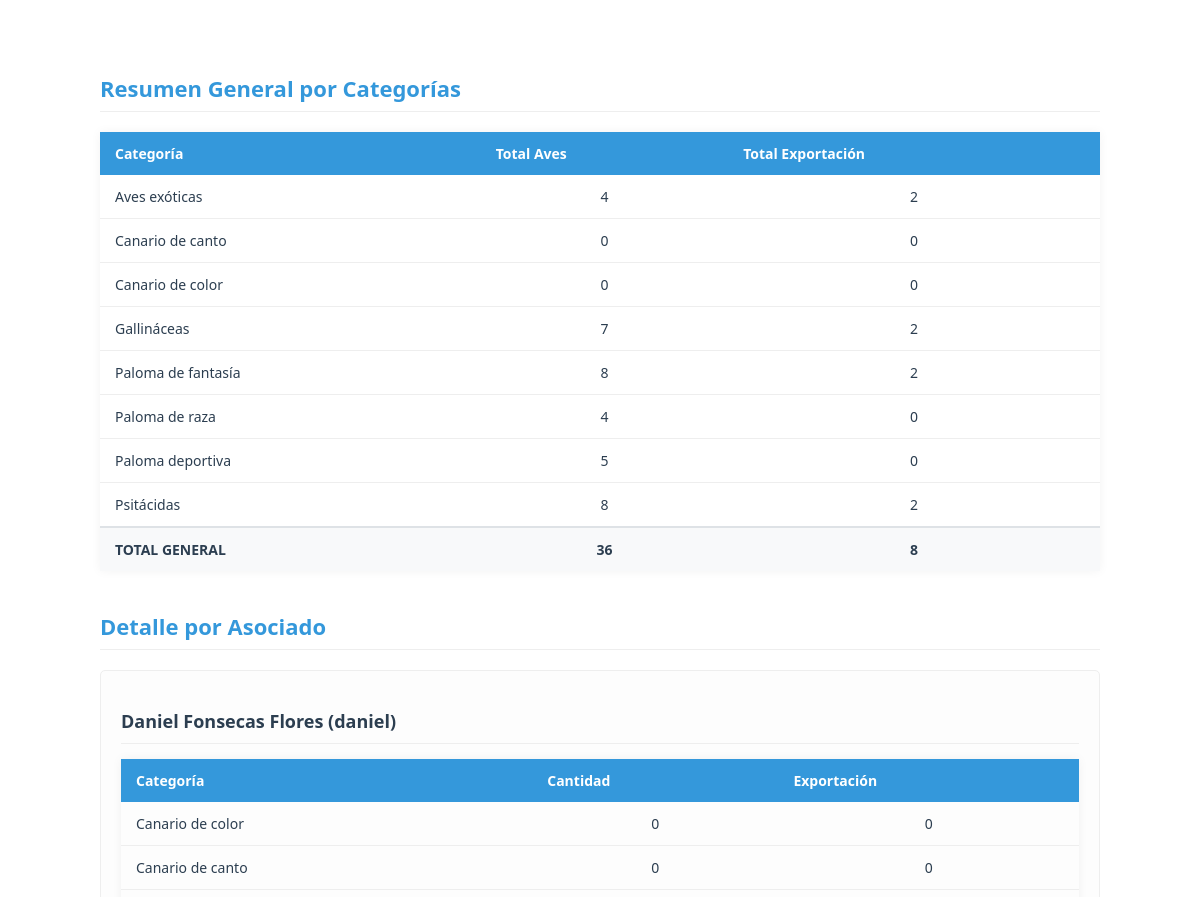
Page /admin/associates_report (signed in, upper part) on the earlier database version.
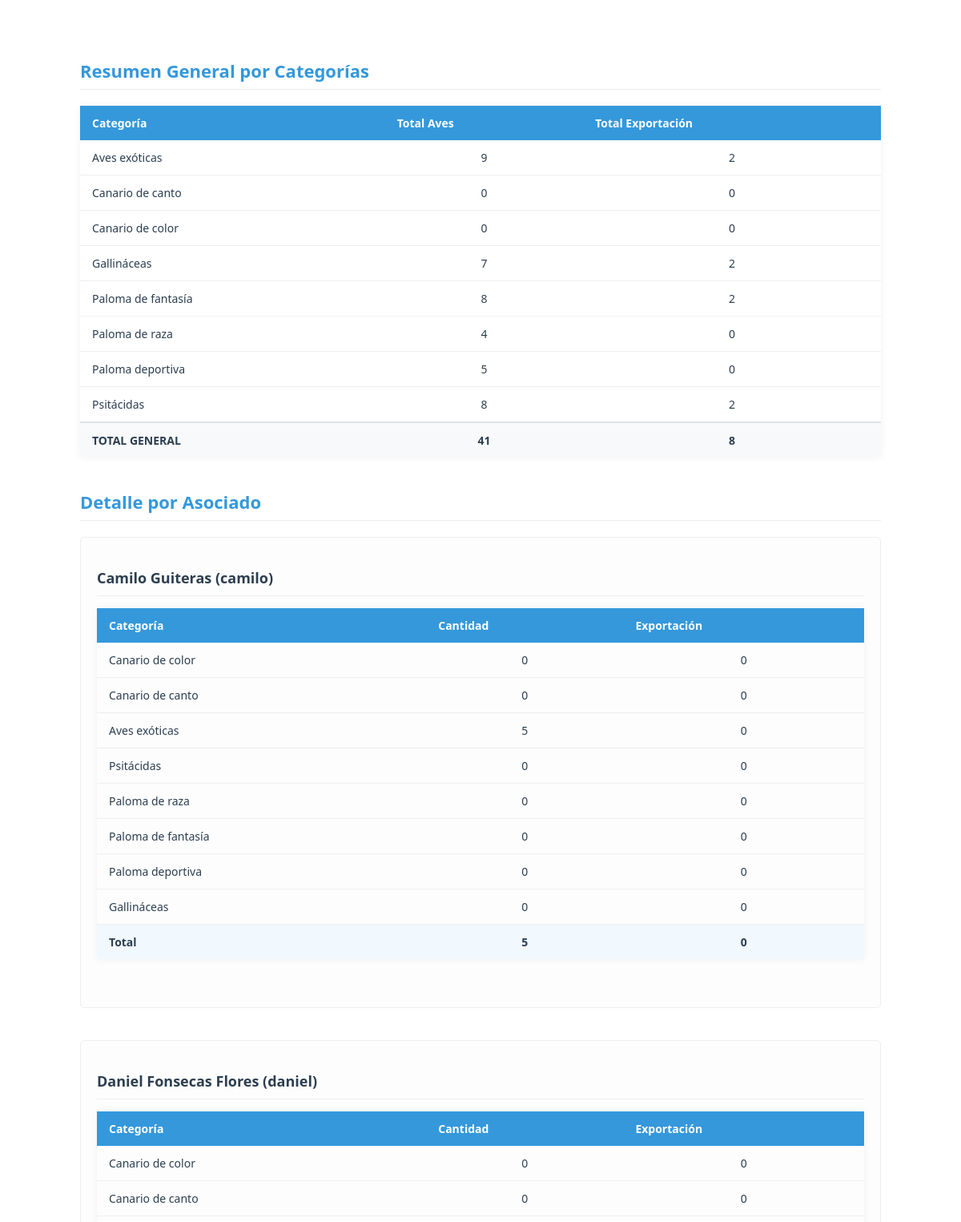
Same page on the later database version.
### models.py (models this page shows, shortened)
class BirdCategory(db.Model):
    id = db.Column(db.Integer, primary_key=True)
    name = db.Column(db.String(100), nullable=False, unique=True)
    parent_category = db.Column(db.String(100))  # Para jerarquías
    resource_needs = db.Column(db.Text)
    description = db.Column(db.Text)  # Descripción más detallada
    birds = db.relationship('UserBirds', backref='category', lazy=True)

class User(UserMixin, db.Model):
    id = db.Column(db.Integer, primary_key=True)
    username = db.Column(db.String(80), unique=True, nullable=False, index=True)
    email = db.Column(db.String(120), unique=True, nullable=False, index=True)
    password_hash = db.Column(db.String(128))
    role = db.Column(db.String(20), default='user')  # 'admin', 'specialist', 'dependiente', 'user'
    is_associated = db.Column(db.Boolean, default=False, nullable=False)
    full_name = db.Column(db.String(100), nullable=False)
    phone = db.Column(db.String(20), nullable=False)
    profile_image = db.Column(db.String(255))  # Ruta de la imagen de perfil
    last_login = db.Column(db.DateTime)  # Fecha del último inicio de sesión
    is_active = db.Column(db.Boolean, default=True)  # Para manejar cuentas activas/inactivas
    address = db.Column(db.String(200))  # Nuevo campo para dirección
    birds = db.relationship('UserBirds', backref='user', lazy=True, cascade='all, delete-orphan')
    awards = db.relationship('Award', backref='user', lazy=True, cascade='all, delete-orphan')
    notifications = db.relationship('Notification', backref='user', lazy=True)

class UserBirds(db.Model):
    id = db.Column(db.Integer, primary_key=True)
    user_id = db.Column(db.Integer, db.ForeignKey('user.id'), nullable=False)
    category_id = db.Column(db.Integer, db.ForeignKey('bird_category.id'), nullable=False)
    quantity = db.Column(db.Integer, default=0)
    food_per_bird = db.Column(db.Float)  # lb por ave por día (asignado por especialista)
    food_type = db.Column(db.String(50))  # Tipo de alimento (Maíz, Trigo, etc.)
    food_process = db.Column(db.String(50))  # Proceso del alimento (grano, molido, etc.)
    notes = db.Column(db.Text)  # Notas adicionales sobre las aves
    export_quantity = db.Column(db.Integer, default=0)  # Cantidad para exportación
    last_updated = db.Column(db.DateTime, default=datetime.utcnow, onupdate=datetime.utcnow)

### app.py (the view)
@app.route('/admin/associates_report')
@login_required
def associates_report_view():
    if current_user.role != 'admin':
        abort(403)
    associates = db.session.execute(
        select(User).where(User.is_associated == True).order_by(User.full_name)
    ).scalars()
    categories = db.session.execute(
        select(BirdCategory.name,
               func.sum(UserBirds.quantity).label('total_quantity'),
               func.sum(UserBirds.export_quantity).label('total_export'))
        .select_from(UserBirds)
        .join(BirdCategory)
        .join(User)
        .where(User.is_associated == True)
        .group_by(BirdCategory.name)
    ).all()
    grand_total = sum(cat.total_quantity or 0 for cat in categories)
    grand_export = sum(cat.total_export or 0 for cat in categories)
    return render_template('admin/associates_report.html',
                         associates=associates,
                         categories=categories,
                         grand_total=grand_total,
                         grand_export=grand_export,
                         now=datetime.utcnow())

### app.py (called while the page is built)
@login_manager.user_loader
def load_user(user_id):
    return db.session.get(User, int(user_id))

### templates/admin/associates_report.html
{% extends "base_print.html" %}
{% block content %}
<div class="print-container">
    <div class="report-content">
        <h2>Resumen General por Categorías</h2>
        <table class="summary-table">
            <thead>
                <tr>
                    <th>Categoría</th>
                    <th>Total Aves</th>
                    <th>Total Exportación</th>
                </tr>
            </thead>
            <tbody>
                {% for category in categories %}
                <tr>
                    <td>{{ category.name }}</td>
                    <td class="text-center">{{ category.total_quantity or 0 }}</td>
                    <td class="text-center">{{ category.total_export or 0 }}</td>
                </tr>
                {% endfor %}
                <tr class="total-row">
                    <td><strong>TOTAL GENERAL</strong></td>
                    <td class="text-center"><strong>{{ grand_total }}</strong></td>
                    <td class="text-center"><strong>{{ grand_export }}</strong></td>
                </tr>
            </tbody>
        </table>
        <h2>Detalle por Asociado</h2>
        {% for user in associates %}
        <div class="user-section">
            <h3>{{ user.full_name }} ({{ user.username }})</h3>
            {% if user.birds %}
            <table class="user-birds-table">
                <thead>
                    <tr>
                        <th>Categoría</th>
                        <th>Cantidad</th>
                        <th>Exportación</th>
                    </tr>
                </thead>
                <tbody>
                    {% for bird in user.birds %}
                    <tr>
                        <td>{{ bird.category.name }}</td>
                        <td class="text-center">{{ bird.quantity }}</td>
                        <td class="text-center">{{ bird.export_quantity }}</td>
                    </tr>
                    {% endfor %}
                    <tr class="user-total">
                        <td><strong>Total</strong></td>
                        <td class="text-center"><strong>{{ user.birds|sum(attribute='quantity') }}</strong></td>
                        <td class="text-center"><strong>{{ user.birds|sum(attribute='export_quantity') }}</strong></td>
                    </tr>
                </tbody>
            </table>
            {% else %}
            <p class="no-birds">No tiene aves registradas</p>
            {% endif %}
        </div>
        {% endfor %}
    </div>
</div>
{% endblock %}

Differences in the rows shown:
computed for BirdCategory "Aves exóticas": total_quantity "4" → "9"
now on this page (row edited): User: full_name "Camilo Guiteras", username "camilo", birds|sum "5", birds|sum "0"
added UserBirds: category.name "Canario de color", quantity "0", export_quantity "0", shown under "Camilo Guiteras"
added UserBirds: category.name "Canario de canto", quantity "0", export_quantity "0", shown under "Camilo Guiteras"
added UserBirds: category.name "Aves exóticas", quantity "5", export_quantity "0", shown under "Camilo Guiteras"
added UserBirds: category.name "Psitácidas", quantity "0", export_quantity "0", shown under "Camilo Guiteras"
added UserBirds: category.name "Paloma de raza", quantity "0", export_quantity "0", shown under "Camilo Guiteras"
added UserBirds: category.name "Paloma de fantasía", quantity "0", export_quantity "0", shown under "Camilo Guiteras"
added UserBirds: category.name "Paloma deportiva", quantity "0", export_quantity "0", shown under "Camilo Guiteras"
added UserBirds: category.name "Gallináceas", quantity "0", export_quantity "0", shown under "Camilo Guiteras"
Other differences:
{{ grand_total }}: "36" → "41"
